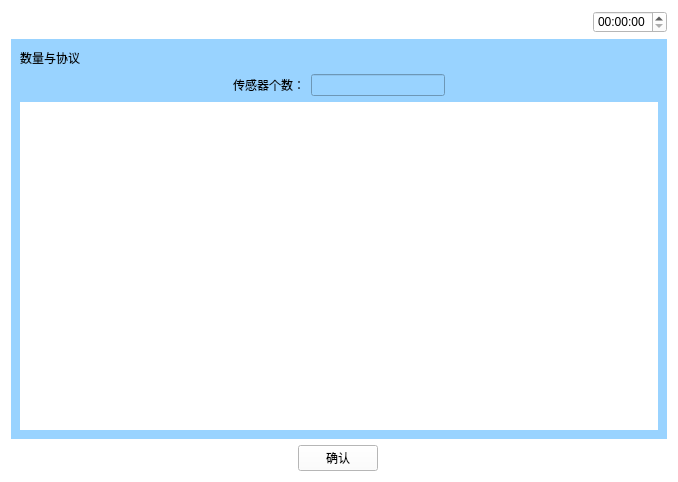
<?xml version="1.0" encoding="UTF-8"?>
<ui version="4.0">
 <class>Shuliangyuxieyi</class>
 <widget class="QWidget" name="Shuliangyuxieyi">
  <property name="geometry">
   <rect>
    <x>0</x>
    <y>0</y>
    <width>678</width>
    <height>482</height>
   </rect>
  </property>
  <property name="windowTitle">
   <string>Form</string>
  </property>
  <property name="styleSheet">
   <string notr="true">background-color: rgb(255, 255, 255);</string>
  </property>
  <layout class="QVBoxLayout" name="verticalLayout_3" stretch="1,5,1">
   <item>
    <layout class="QHBoxLayout" name="horizontalLayout_5">
     <item>
      <widget class="QPushButton" name="pushButton">
       <property name="text">
        <string/>
       </property>
       <property name="icon">
        <iconset resource="myimages.qrc">
         <normaloff>:/image/images/4g.png</normaloff>:/image/images/4g.png</iconset>
       </property>
       <property name="flat">
        <bool>true</bool>
       </property>
      </widget>
     </item>
     <item>
      <widget class="QPushButton" name="pushButton_2">
       <property name="text">
        <string/>
       </property>
       <property name="icon">
        <iconset resource="myimages.qrc">
         <normaloff>:/image/images/wireless.svg</normaloff>:/image/images/wireless.svg</iconset>
       </property>
       <property name="flat">
        <bool>true</bool>
       </property>
      </widget>
     </item>
     <item>
      <widget class="QPushButton" name="pushButton_3">
       <property name="text">
        <string/>
       </property>
       <property name="icon">
        <iconset resource="myimages.qrc">
         <normaloff>:/image/images/bl.svg</normaloff>:/image/images/bl.svg</iconset>
       </property>
       <property name="flat">
        <bool>true</bool>
       </property>
      </widget>
     </item>
     <item>
      <widget class="QPushButton" name="pushButton_4">
       <property name="text">
        <string/>
       </property>
       <property name="icon">
        <iconset resource="myimages.qrc">
         <normaloff>:/image/images/locate.svg</normaloff>:/image/images/locate.svg</iconset>
       </property>
       <property name="flat">
        <bool>true</bool>
       </property>
      </widget>
     </item>
     <item>
      <spacer name="horizontalSpacer_4">
       <property name="orientation">
        <enum>Qt::Horizontal</enum>
       </property>
       <property name="sizeHint" stdset="0">
        <size>
         <width>40</width>
         <height>20</height>
        </size>
       </property>
      </spacer>
     </item>
     <item>
      <widget class="QTimeEdit" name="timeEdit_2"/>
     </item>
    </layout>
   </item>
   <item>
    <widget class="QWidget" name="widget" native="true">
     <property name="sizePolicy">
      <sizepolicy hsizetype="Preferred" vsizetype="Preferred">
       <horstretch>0</horstretch>
       <verstretch>0</verstretch>
      </sizepolicy>
     </property>
     <property name="contextMenuPolicy">
      <enum>Qt::DefaultContextMenu</enum>
     </property>
     <property name="styleSheet">
      <string notr="true">background-color: rgb(153, 211, 255);</string>
     </property>
     <layout class="QVBoxLayout" name="verticalLayout_2" stretch="1,1,4">
      <item>
       <layout class="QHBoxLayout" name="horizontalLayout">
        <item>
         <widget class="QLabel" name="label">
          <property name="text">
           <string>数量与协议</string>
          </property>
         </widget>
        </item>
        <item>
         <spacer name="horizontalSpacer">
          <property name="orientation">
           <enum>Qt::Horizontal</enum>
          </property>
          <property name="sizeHint" stdset="0">
           <size>
            <width>40</width>
            <height>20</height>
           </size>
          </property>
         </spacer>
        </item>
        <item>
         <layout class="QVBoxLayout" name="verticalLayout"/>
        </item>
       </layout>
      </item>
      <item>
       <layout class="QHBoxLayout" name="horizontalLayout_6">
        <item>
         <spacer name="horizontalSpacer_6">
          <property name="orientation">
           <enum>Qt::Horizontal</enum>
          </property>
          <property name="sizeHint" stdset="0">
           <size>
            <width>40</width>
            <height>20</height>
           </size>
          </property>
         </spacer>
        </item>
        <item>
         <layout class="QHBoxLayout" name="horizontalLayout_4">
          <item>
           <widget class="QLabel" name="label_3">
            <property name="text">
             <string>传感器个数：</string>
            </property>
           </widget>
          </item>
          <item>
           <widget class="QLineEdit" name="lineEdit"/>
          </item>
         </layout>
        </item>
        <item>
         <spacer name="horizontalSpacer_7">
          <property name="orientation">
           <enum>Qt::Horizontal</enum>
          </property>
          <property name="sizeHint" stdset="0">
           <size>
            <width>40</width>
            <height>20</height>
           </size>
          </property>
         </spacer>
        </item>
       </layout>
      </item>
      <item>
       <widget class="QWidget" name="widget_2" native="true">
        <property name="styleSheet">
         <string notr="true">background-color: rgb(255, 255, 255);</string>
        </property>
       </widget>
      </item>
     </layout>
    </widget>
   </item>
   <item>
    <layout class="QHBoxLayout" name="horizontalLayout_2">
     <item>
      <widget class="QPushButton" name="returnIndex">
       <property name="font">
        <font>
         <family>AR PL UMing TW MBE</family>
        </font>
       </property>
       <property name="styleSheet">
        <string notr="true">border-image: url(:/image/images/index.svg);</string>
       </property>
       <property name="text">
        <string/>
       </property>
       <property name="icon">
        <iconset resource="myimages.qrc">
         <normaloff>:/image/images/index.svg</normaloff>:/image/images/index.svg</iconset>
       </property>
       <property name="iconSize">
        <size>
         <width>40</width>
         <height>40</height>
        </size>
       </property>
       <property name="flat">
        <bool>true</bool>
       </property>
      </widget>
     </item>
     <item>
      <spacer name="horizontalSpacer_3">
       <property name="orientation">
        <enum>Qt::Horizontal</enum>
       </property>
       <property name="sizeHint" stdset="0">
        <size>
         <width>40</width>
         <height>20</height>
        </size>
       </property>
      </spacer>
     </item>
     <item>
      <widget class="QPushButton" name="save">
       <property name="text">
        <string>确认</string>
       </property>
      </widget>
     </item>
     <item>
      <spacer name="horizontalSpacer_2">
       <property name="orientation">
        <enum>Qt::Horizontal</enum>
       </property>
       <property name="sizeHint" stdset="0">
        <size>
         <width>40</width>
         <height>20</height>
        </size>
       </property>
      </spacer>
     </item>
     <item>
      <widget class="QPushButton" name="returnPage">
       <property name="text">
        <string/>
       </property>
       <property name="icon">
        <iconset resource="myimages.qrc">
         <normaloff>:/image/images/shangyiye.svg</normaloff>:/image/images/shangyiye.svg</iconset>
       </property>
       <property name="iconSize">
        <size>
         <width>40</width>
         <height>40</height>
        </size>
       </property>
       <property name="flat">
        <bool>true</bool>
       </property>
      </widget>
     </item>
    </layout>
   </item>
  </layout>
 </widget>
 <resources>
  <include location="myimages.qrc"/>
 </resources>
 <connections/>
</ui>
